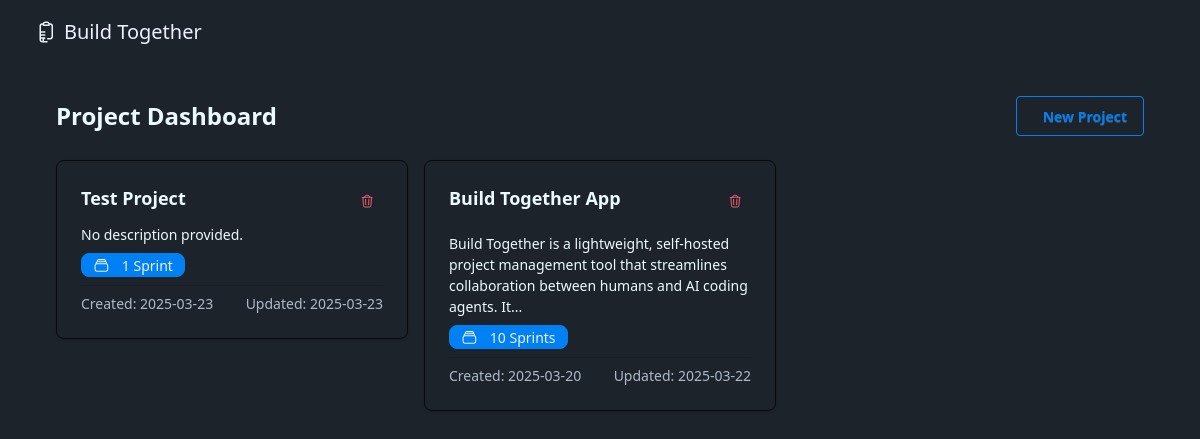
Before: / with the older database file.
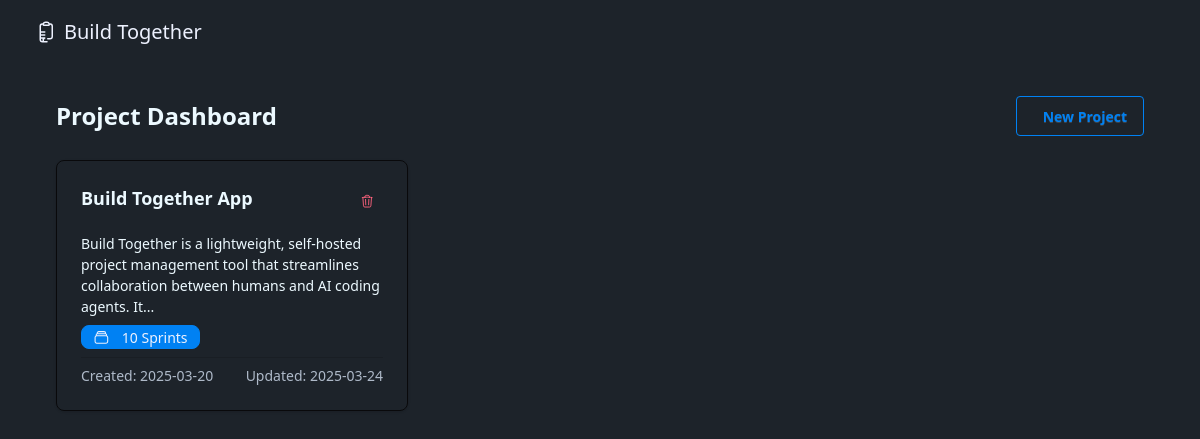
After: the same page with the newer database file.
### app/models/project.py (models this page shows, shortened)
class Project(db.Model):
    __tablename__ = 'projects'
    id = db.Column(db.Integer, primary_key=True)
    name = db.Column(db.String(100), nullable=False)
    description = db.Column(db.Text, nullable=True)
    requirements = db.Column(db.Text, nullable=True)
    implementation_details = db.Column(db.Text, nullable=True)
    created_at = db.Column(db.DateTime, default=datetime.utcnow)
    updated_at = db.Column(db.DateTime, default=datetime.utcnow, onupdate=datetime.utcnow)
    sprints = db.relationship('Sprint', backref='project', lazy='dynamic', cascade='all, delete-orphan')
    def get_sprint_count(self):
        return self.sprints.count()

### app/routes/main_routes.py (the view)
@main_bp.route('/')
def index():
    projects = Project.query.order_by(Project.created_at.desc()).all()
    return render_template('dashboard.html', projects=projects)

### app.py (called while the page is built)
@app.context_processor
def inject_now():
    return {'now': datetime.utcnow()}

### app/utils/markdown_parser.py (called while the page is built)
def convert_markdown_to_html(text):
    if not text:
        return Markup("")
    html = markdown.markdown(
        text,
        extensions=[
            'markdown.extensions.fenced_code',
            'markdown.extensions.tables',
            'markdown.extensions.nl2br',
            'markdown.extensions.sane_lists'
        ]
    )
    clean_html = bleach.clean(
        html,
        tags=ALLOWED_TAGS,
        attributes=ALLOWED_ATTRIBUTES,
        strip=True
    )
    return Markup(clean_html)

### app/templates/dashboard.html (shortened to what this page needs)
{% extends "base.html" %}
{% block content %}
<div class="container-fluid px-4 py-4">
    <div class="flex justify-between items-center mb-6">
        <h2 class="text-2xl font-bold">Project Dashboard</h2>
        <button id="newProjectBtn" class="btn btn-outline btn-primary"
               hx-get="/htmx/projects/form"
               hx-target="#project-form-container"
               hx-swap="innerHTML"
               hx-preserve="true">
            New Project
        </button>
    </div>
    <div id="projectsContainer">
        <div class="grid grid-cols-1 md:grid-cols-2 lg:grid-cols-3 gap-4" id="projectsGrid">
            {% if projects %}
                {% for project in projects %}
                    <div>
                        {% include 'partials/project_card.html' %}
                    </div>
                {% endfor %}
            {% endif %}
        </div>
    </div>
</div>
{% endblock %}

### app/templates/base.html (shortened to what this page needs)
<!DOCTYPE html>
<html lang="en" x-data="{ darkMode: true }" data-theme="btg-dark">
<head>
    <link rel="stylesheet" href="{{ url_for('static', filename='css/tailwind.css') }}">
</head>
<body class="min-h-screen text-base-content"
      x-init="
        // Always use dark mode
        localStorage.setItem('darkMode', true);
        // Remove theme toggle capability temporarily
        darkMode = true;
      ">
    <div x-data="{
        sidebarOpen: localStorage.getItem('sidebarOpen') !== 'false',
        isDashboard: window.location.pathname === '/' || window.location.pathname === '/projects',
        preloaded: false
      }"
      x-init="
        // Set preloaded to true after a brief delay to prevent initial animations
        setTimeout(() => { preloaded = true }, 50);
        // Initialize UI Alpine Store
        document.addEventListener('alpine:init', () => {
          Alpine.store('ui', {
            openSprint(id) {
              // Find the sprint container
              setTimeout(() => {
                const sprintEl = document.getElementById(`sprint-${id}`);
                if (sprintEl) {
                  // Set the Alpine x-data property directly using evaluate
                  Alpine.evaluate(sprintEl, () => {
                    this.sprintOpen = true;
                  });
                  // Fallback method - directly modify the x-data object
                  try {
                    const alpineComponent = Alpine.$data(sprintEl);
                    if (alpineComponent) {
                      alpineComponent.sprintOpen = true;
                    }
                  } catch (e) {
                    console.log('Alpine component not found with $data, trying alternative method');
                  }
                  // Visual indicator that we found the element
                  sprintEl.classList.add('highlight-sprint');
                  setTimeout(() => {
                    sprintEl.classList.remove('highlight-sprint');
                  }, 1000);
                } else {
                  console.log(`Sprint element #sprint-${id} not found`);
                }
              }, 200); // Small delay to ensure fragment navigation completes first
            }
          });
        });
      ">
      <div class="transition-all duration-300 ease-in-out min-h-screen flex flex-col"
           :class="{
             'pl-80': sidebarOpen && !isDashboard,
             'pl-0': !sidebarOpen || isDashboard,
             'transition-all duration-300 ease-in-out': preloaded
           }">
        <div class="text-primary-content">
          <div class="navbar bg-base-100 px-8">
            <div class="flex-1 flex items-center">
              <a href="{{ url_for('main.index') }}" class="flex items-center gap-2">
                  <span class="text-xl">Build Together</span>
              </a>
            </div>
          </div>
        </div>
        <main class="mx-auto w-full max-w-6xl px-4 py-4">
            {% block content %}{% endblock %}
        </main>
      </div>
    </div>
</body>
</html>

### app/templates/partials/project_card.html (shortened to what this page needs)
<div class="card shadow-sm mb-4 project-card card-border border-neutral">
    <div class="card-body">
        <div class="flex justify-between items-start">
            <h3 class="card-title">
                <a href="{{ url_for('main.project_detail', project_id=project.id) }}" class="hover:underline">
                    {{ project.name }}
                </a>
            </h3>
            <button class="btn btn-ghost btn-sm btn-circle text-error"
                    hx-confirm="Are you sure you want to delete this project? This will also delete all sprints, tasks, and issues associated with this project."
                    hx-delete="/htmx/projects/{{ project.id }}/delete"
                    hx-target="body"
                    hx-swap="none">
            </button>
        </div>
        <p class="text-sm">{{ project.description|markdown|truncate(150) or 'No description provided.' }}</p>
        <div class="flex justify-between items-center">
            <span class="badge badge-primary">
                {{ project.get_sprint_count() }} Sprint{{ 's' if project.get_sprint_count() != 1 }}
            </span>
        </div>
        <div class="flex justify-between items-center text-sm text-base-content/70 pt-2 border-t border-base-200">
            <div>
                Created: {{ project.created_at.strftime('%Y-%m-%d') }}
            </div>
            <div>
                Updated: {{ project.updated_at.strftime('%Y-%m-%d') }}
            </div>
        </div>
    </div>
</div>

Changed rows visible on the page:
removed Project: name "Test Project", description "No description provided.", get_sprint_count "1", created_at "2025-03-23", updated_at "2025-03-23"
changed Project "Build Together App": updated_at "2025-03-22" → "2025-03-24"
